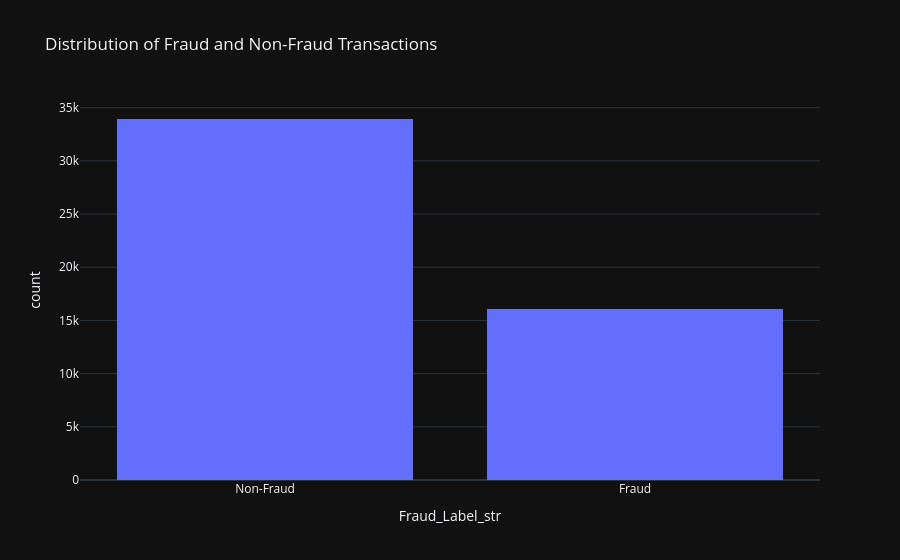

Notebook code cell kept with this figure:
### Markdown cell above
##### Verteilung der Fraud- und Non-Fraud-Transaktionen

Die Verteilung der Zielvariable zeigt,
wie stark Fraud- und Non-Fraud-Fälle im Datensatz vertreten sind.

### Code cell
fig = px.histogram(
    df,
    x="Fraud_Label_str",
    title="Distribution of Fraud and Non-Fraud Transactions"
)

fig.show()

### Figure 1 — Plotly figure (JSON) as saved in the notebook; plotly's stock layout.template omitted (floating-point values rounded to 4 significant figures; data arrays with more than 128 entries replaced by an {"elided": "..."} marker saying what was removed)
{"data": [{"bingroup": "x", "hovertemplate": "Fraud_Label_str=%{x}<br>count=%{y}<extra></extra>", "legendgroup": "", "marker": {"color": "#636efa", "pattern": {"shape": ""}}, "name": "", "orientation": "v", "showlegend": false, "x": {"elided": "49998 str values"}, "xaxis": "x", "yaxis": "y", "type": "histogram"}], "layout": {"xaxis": {"anchor": "y", "domain": [0.0, 1.0], "title": {"text": "Fraud_Label_str"}}, "yaxis": {"anchor": "x", "domain": [0.0, 1.0], "title": {"text": "count"}}, "legend": {"tracegroupgap": 0}, "title": {"text": "Distribution of Fraud and Non-Fraud Transactions"}, "barmode": "relative"}}
